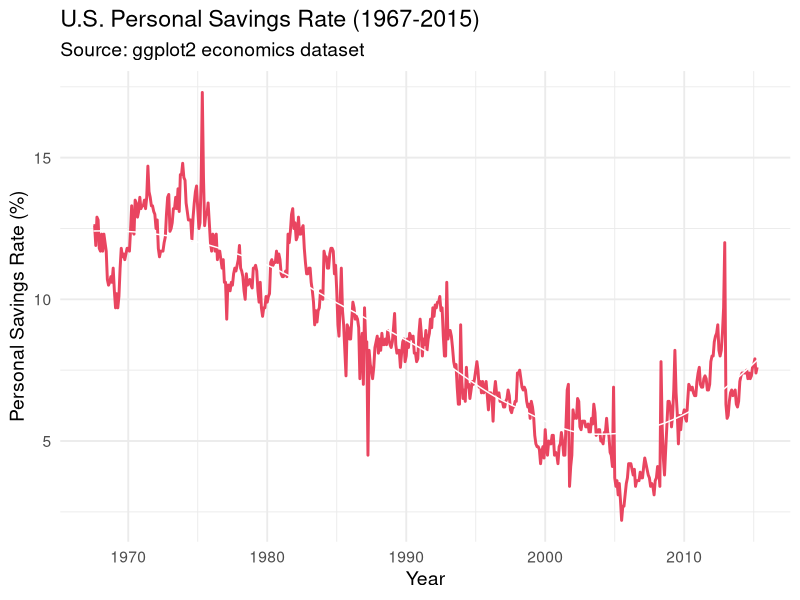

The R script that drew this image:
## ---- chunk 1
#| label: fig-spending
#| fig-cap: "U.S. Personal Savings Rate Over Time"
#| fig-width: 8
#| fig-height: 4
#| echo: true

library(ggplot2)

ggplot(economics, aes(x = date, y = psavert)) +
  geom_line(color = "#e94560", linewidth = 1) +
  geom_smooth(color = "white", se = FALSE, linewidth = 0.5) +
  theme_minimal(base_size = 14) +
  labs(
    x = "Year",
    y = "Personal Savings Rate (%)",
    title = "U.S. Personal Savings Rate (1967-2015)",
    subtitle = "Source: ggplot2 economics dataset"
  )
